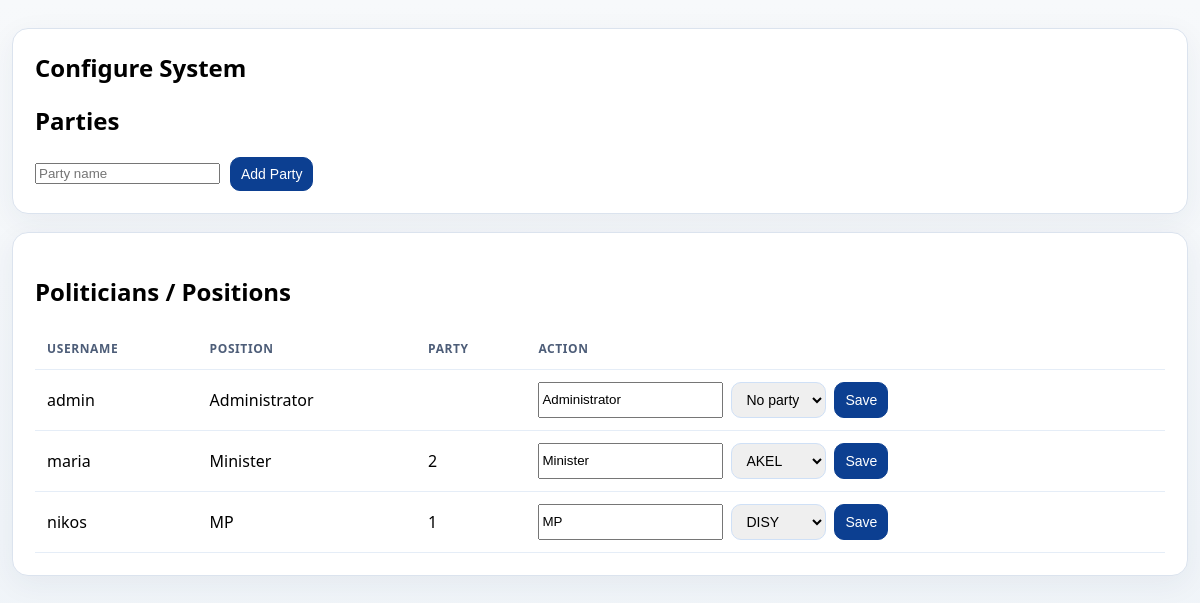
/admin/configure.php (signed in), run on the app's committed database.
### tables this page shows
CREATE TABLE politicians (
    id INT AUTO_INCREMENT PRIMARY KEY,
    user_id INT NOT NULL,
    party_id INT DEFAULT NULL,
    position VARCHAR(100) DEFAULT NULL,
    FOREIGN KEY (user_id) REFERENCES users(id) ON DELETE CASCADE,
    FOREIGN KEY (party_id) REFERENCES parties(id) ON DELETE SET NULL
);

CREATE TABLE users (
    id INT AUTO_INCREMENT PRIMARY KEY,
    username VARCHAR(100) NOT NULL,
    email VARCHAR(100) UNIQUE NOT NULL,
    password_hash VARCHAR(255) NOT NULL,
    role ENUM('admin', 'politician', 'user') DEFAULT 'user',
    created_at TIMESTAMP DEFAULT CURRENT_TIMESTAMP
);

CREATE TABLE parties (
    id INT AUTO_INCREMENT PRIMARY KEY,
    name VARCHAR(100) NOT NULL
);

### admin/configure.php (the view, shortened to what this page needs)
<?php
require_once __DIR__ . '/../includes/db.php';
$message = '';
$parties = $pdo->query('SELECT id, name FROM parties ORDER BY name ASC')->fetchAll();
$politicians = $pdo->query('SELECT p.id, p.position, p.party_id, u.username FROM politicians p INNER JOIN users u ON u.id = p.user_id ORDER BY u.username ASC')->fetchAll();
function esc(string $v): string { return htmlspecialchars($v, ENT_QUOTES, 'UTF-8'); }
?>
<!doctype html><html lang="en"><head><meta charset="UTF-8"><meta name="viewport" content="width=device-width, initial-scale=1.0"><title>Configure System</title><link rel="stylesheet" href="../assets/css/admin.css"></head><body>
<main class="page-wrap"><section class="card"><h1>Configure System</h1><?php if ($message !== ''): ?><div class="notice"><?= esc($message) ?></div><?php endif; ?>
<h2>Parties</h2><form method="POST" class="filter-form"><input type="hidden" name="action" value="add_party"><input type="text" name="name" placeholder="Party name" required><button type="submit">Add Party</button></form>
</section>
<section class="card"><h2>Politicians / Positions</h2><div class="table-wrap"><table><thead><tr><th>Username</th><th>Position</th><th>Party</th><th>Action</th></tr></thead><tbody>
<?php foreach ($politicians as $p): ?><tr><td><?= esc((string)$p['username']) ?></td><td><?= esc((string)($p['position'] ?? '')) ?></td><td><?= esc((string)($p['party_id'] ?? '')) ?></td><td><form method="POST" class="inline-form"><input type="hidden" name="action" value="update_politician"><input type="hidden" name="politician_id" value="<?= (int)$p['id'] ?>"><input type="text" name="position" value="<?= esc((string)($p['position'] ?? '')) ?>" placeholder="Position"><select name="party_id"><option value="">No party</option><?php foreach ($parties as $party): ?><option value="<?= (int)$party['id'] ?>" <?= (int)$party['id'] === (int)$p['party_id'] ? 'selected' : '' ?>><?= esc((string)$party['name']) ?></option><?php endforeach; ?></select><button type="submit">Save</button></form></td></tr><?php endforeach; ?>
</tbody></table></div></section></main>
</body></html>

### assets/css/admin.css (style rules this page uses)
* { box-sizing: border-box; }
body { margin: 0; font-family: "Segoe UI", Tahoma, Geneva, Verdana, sans-serif; background: linear-gradient(180deg, #f7f9fb 0%, #eef3f8 100%); min-height: 100vh; display: flex; flex-direction: column; }
.page-wrap { width: min(1200px, 100% - 24px); margin: 28px auto 48px; display: grid; gap: 18px; }
.card { background: #fff; border: 1px solid #dbe3ee; border-radius: 16px; padding: 22px; box-shadow: 0 8px 30px rgba(28, 48, 77, 0.06); }
.card h1 { margin-top: 0; }
.filter-form { display: flex; align-items: center; gap: 10px; flex-wrap: wrap; }
.filter-form select, .filter-form button, .inline-form select, .inline-form button { border: 1px solid #cfe0f6; border-radius: 10px; padding: 8px 10px; font-size: 14px; }
.filter-form button, .inline-form button { background: #0c3f91; border-color: #0c3f91; color: #fff; cursor: pointer; }
.table-wrap { overflow-x: auto; }
table { width: 100%; border-collapse: collapse; min-width: 1050px; }
th, td { text-align: left; padding: 12px; border-bottom: 1px solid #e5edf7; }
thead th { text-transform: uppercase; letter-spacing: 0.05em; font-size: 12px; color: #4d5d78; }
.inline-form { display: flex; gap: 8px; }

### data on the page
politicians: user.username "admin", position "Administrator"
politicians: user.username "maria", position "Minister", party "2", party_id "AKEL"
politicians: user.username "nikos", position "MP", party "1", party_id "DISY"
